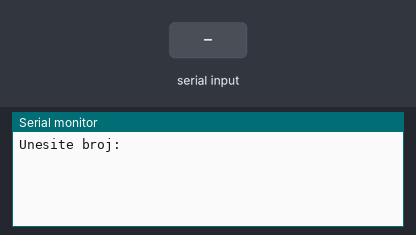
Simulated run of this program. Board: ATmega328P, built with avr-gcc and emulated at 16 MHz. On the bench: the last lines printed to the serial monitor. The inputs (shaded band) are chosen by the test bench.

Above: at 1.2 s.
1.3 s: "-" received over Serial
At 2.6 s:
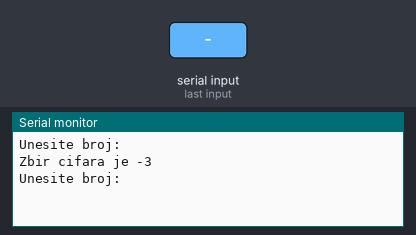
2.9 s: byte 0 ('\0') received over Serial
At 3.7 s:
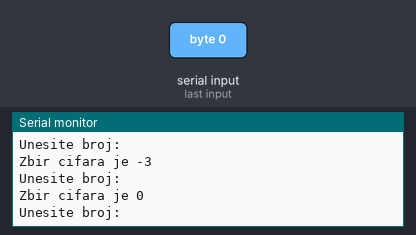
4.4 s: "90,45\n" received over Serial
At 5.0 s:
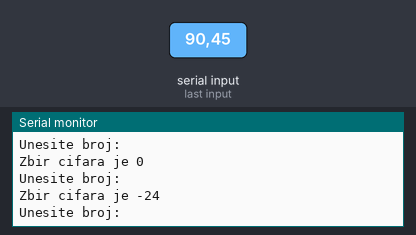

Measured:
- after the input at 1.3 s, the serial monitor: prints a new line after 0.15 s (image 1)
- after the input at 2.9 s, the serial monitor: prints a new line after 0.15 s (image 2)
- after the input at 4.4 s, the serial monitor: prints a new line after 0.15 s (image 3)

The program:

main.c
```c
#include <avr/io.h>
#include <util/delay.h>
#include <stdlib.h>
#include <stdint.h>  // biblioteka za integer tipove podataka :)
#include "../biblioteka/usart.h"

int main()
{
	usartInit(9600);
	int8_t suma;
	int8_t string[64];
	int8_t duzina;
	int8_t s_suma[64];
	while(1)
	{
		usartPutString("Unesite broj: \r\n");
		while(!usartAvailable());
		_delay_ms(150);

		usartGetString(string);

		suma = 0;
		duzina = strlen(string);

		for (int8_t i = 0; i < duzina; i++)
		{
			suma = suma + (string[i] - '0');
		}

		sprintf(s_suma, "%d\0", suma);
		usartPutString("Zbir cifara je ");
		usartPutString(s_suma);
		usartPutString("\r\n");

	}
	return 0;
}
```

usart.c
```c
#include <avr/io.h>
#include <avr/interrupt.h>
#include <avr/pgmspace.h>
#include "usart.h"

#define UART_BUFFER_SIZE 64

int8_t Rx_Buffer[UART_BUFFER_SIZE];		// Prijemni FIFO bafer
volatile uint8_t Rx_Buffer_Size = 0;	// Broj karaktera u prijemnom baferu
volatile uint8_t Rx_Buffer_First = 0;
volatile uint8_t Rx_Buffer_Last = 0;

ISR(USART_RX_vect)
{
	Rx_Buffer[Rx_Buffer_Last++] = UDR0;		// Ucitavanje primljenog karaktera
	Rx_Buffer_Last &= UART_BUFFER_SIZE - 1;	// Povratak na pocetak u slucaju prekoracenja
	if (Rx_Buffer_Size < UART_BUFFER_SIZE)
		Rx_Buffer_Size++;					// Inkrement brojaca primljenih karaktera
}

void usartInit(uint32_t baud)
{
	/*
	 * Inicijalizacija indikatora
	 * U2Xn = 0: Onemogucena dvostruka brzina
	 * MPCMn = 0: Onemogucen multiprocesorski rezim
	 */
	UCSR0A = 0x20;

	/*
	 * RXCIEn = 1: Dozvola prekida izavanog okoncanjem prijema
	 * RXENn = 1: Dozvola prijema
	 * TXENn = 1: Dozvola slanja
	 */
	UCSR0B = 0x98;

	/*
	 * UMSELn[1:0] = 00: Asinroni rezim
	 * UPMn[1:0] = 00: Bit pariteta se ne koristi
	 * USBSn = 0: Koristi se jedan stop bit
	 * UCSzn[2:0] = 011: 8-bitni prenos
	 */
	UCSR0C = 0x06;

	uint16_t UBRRn = F_CPU / (16 * baud) - 1;
	UBRR0H = UBRRn >> 8;
	UBRR0L = UBRRn & 0xff;

	sei();	// I = 1 (dozvola prekida)
}

uint8_t usartAvailable()
{
	return Rx_Buffer_Size;		// Ocitavanje broja karaktera u prijemnom baferu
}

void usartPutChar(int8_t c)
{
	while(!(UCSR0A & 0x20));	// Ceka da se setuje UDREn (indikacija da je predajni bafer prazan)
	UDR0 = c;					// Upis karaktera u predajni bafer
}

void usartPutString(int8_t *s)
{
	while(*s != 0)				// Petlja se izvrsava do nailaska na nul-terminator
	{
		usartPutChar(*s);		// Slanje tekuceg karaktera
		s++;					// Azuriranje pokazivaca na tekuci karakter
	}
}

void usartPutString_P(const int8_t *s)
{
	while (1)
	{
		int8_t c = pgm_read_byte(s++);	// Citanje sledeceg karaktera iz programske memorije
		if (c == '\0')					// Izlazak iz petlje u slucaju
			return;						// Nailaska na terminator
		usartPutChar(c);				// Slanje karaktera
	}
}

int8_t usartGetChar()
{
	int8_t c;

	if (!Rx_Buffer_Size)						// Bafer je prazan?
		return -1;
	c = Rx_Buffer[Rx_Buffer_First++];			// Citanje karaktera iz prijemnog bafera
	Rx_Buffer_First &= UART_BUFFER_SIZE - 1;	// Povratak na pocetak u slucaju prekoracenja
	Rx_Buffer_Size--;							// Dekrement brojaca karaktera u prijemnom baferu

	return c;
}

uint8_t usartGetString(int8_t *s)
{
	uint8_t len = 0;

	while(Rx_Buffer_Size) 			// Ima karaktera u faferu?
		s[len++] = usartGetChar();	// Ucitavanje novog karaktera

	s[len] = 0;						// Terminacija stringa
	return len;						// Vraca broj ocitanih karaktera
}
int8_t usartPeek()
{
	int8_t c;

		if (!Rx_Buffer_Size)
			return -1;
		c = Rx_Buffer[Rx_Buffer_First];

		return c;


}

int16_t usartParseInt()
{
	int8_t c;
	uint16_t res = 0;
	int8_t sign = 1;

	while((usartPeek() < '0' && usartPeek() != '-') || usartPeek() > '9')
	{
		c = usartGetChar();
	}
	if(usartPeek() == '-')
	{
		c = usartGetChar();
		sign = -1;

	}

	while(usartPeek() >= '0' && usartPeek() <= '9')
	{
		c = usartGetChar();
		res = res * 10 + (c - '0');

	}
	return res * sign;
}
```

usart.h
```c
/**
 * @file	usart.h
 * @brief	Funkcije za upravljanje serijskim portom
 * @author	Milan Lukic
 * @date	14-04-2019
 */

#ifndef USART_H_
#define USART_H_

#include <stdint.h>

/// Velicina prijemnog bafera (mora biti 2^n)
#define UART_BUFFER_SIZE 64

/**
 * Funkcija inicijalizuje USART modul.
 * @param baud brzina serijske komunikacije, izrazena u bitima u sekundi
 */
void usartInit(uint32_t baud);

/**
 * Funkcija vraca broj neocitanih karaktera u prijemnom baferu.
 * @return broj neocitanih karaktera u prijemnom baferu
 */
uint8_t usartAvailable();

/**
 * Funkcija salje zadati karakter preko serijskog porta.
 * @param c karakter za slanje
 */
void usartPutChar(int8_t c);

/**
 * Funkcija salje string (niz karaktera) smesten u RAM memoriju preko serijskog porta.
 * @param s pokazivac na string u RAM memoriji
 */
void usartPutString(int8_t *s);

/**
 * Funkcija salje string (niz karaktera) smesten u programsku FLASH memoriju preko serijskog porta.
 * @param s pokazivac na string u programskoj FLASH memoriji
 */
void usartPutString_P(const int8_t *s);

/**
 * Funkcija vraca sledeci neprocitani karakter iz prijemnog bafera. Ukoliko je prijemni bafer prazan, vraca -1.
 * @return sledeci neprocitani karakter iz prijemnog bafera
 */
int8_t usartGetChar();

/**
 * Funkcija ocitava sve karaktere iz prijemnog bafera i od njih formira string.
 * @param s pokazivac na bafer u koji se smesta string
 * @return broj ocitanih karaktera
 */
uint8_t usartGetString(int8_t *s);
int8_t usartPeek();

int16_t usartParseInt();


#endif /* USART_H_ */
```
